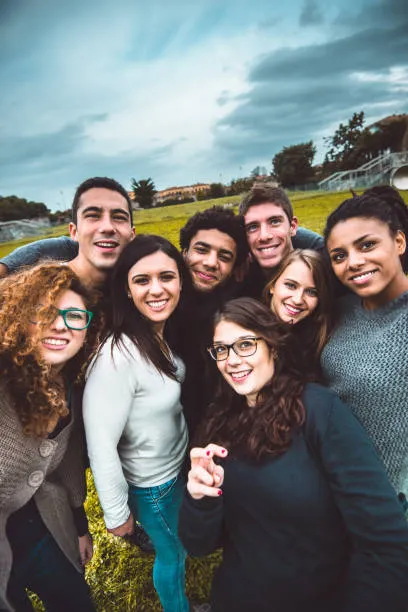
#> input picture Week3/face_img/group.webp, 408 x 612 px, found by its file name
$ python faceDetection.py
#> lines starting #> are read from the running program, lines starting #| are printed output that depends on the picture; after the words box and inside, x2 and y2 are one past the last pixel; in counts of white or black regions, pixels touching at a corner belong together
import cv2

def detect_faces(image_path):
    # Load the pre-trained Haar Cascade model for frontal faces
    face_cascade = cv2.CascadeClassifier(cv2.data.haarcascades + 'haarcascade_frontalface_default.xml')

    # Load the image and convert it to grayscale
    img = cv2.imread(image_path)
#> img is the input picture: shape (612, 408, 3); mean B, G, R 117.7, 118.9, 115.1
    if img is None:
        print("Error: Could not find image. Check your path!")
        return

    gray = cv2.cvtColor(img, cv2.COLOR_BGR2GRAY)
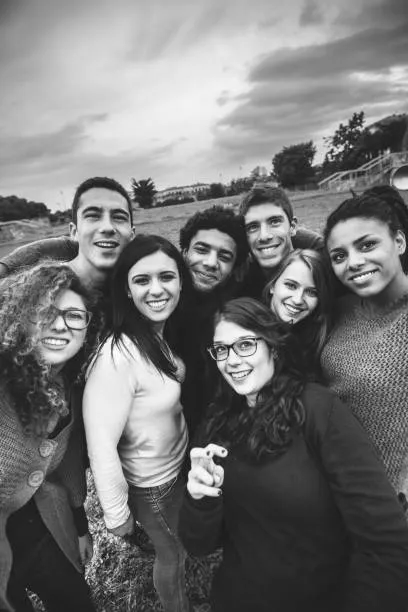
#> gray: shape (612, 408); min 10, max 255, mean 117.6

    # Detect the faces
    faces = face_cascade.detectMultiScale(gray, scaleFactor=1.1, minNeighbors=5, minSize=(30, 30))
#> faces = [[270, 266, 56, 56], [234, 202, 60, 60], [122, 429, 62, 62], [180, 227, 64, 64], [120, 252, 68, 68], [31, 291, 64, 64], [202, 320, 71, 71], [70, 187, 72, 72], [317, 221, 73, 73]]

    print(f"I found {len(faces)} face(s) in this image!")
#| I found 9 face(s) in this image!

    # Draw a blue rectangle around every face it found
    for (x, y, w, h) in faces:
        cv2.rectangle(img, (x, y), (x + w, y + h), (255, 0, 0), 3)

        # Add a little text label above the box
        cv2.putText(img, "Face Detected", (x, y - 10), cv2.FONT_HERSHEY_SIMPLEX, 0.8, (255, 0, 0), 2)
#> this loop made 9 passes
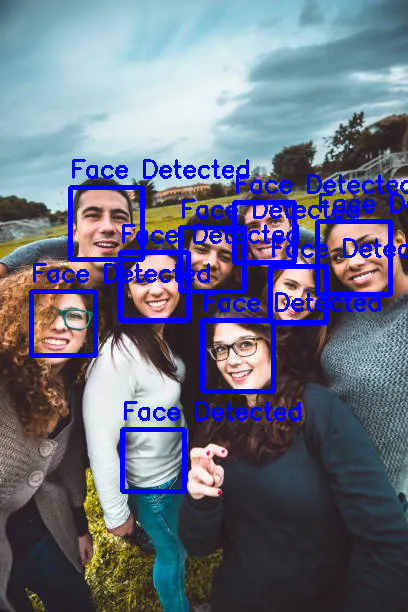
#> img: shape (612, 408, 3); 8.45% of pixels changed, all inside (x1, y1, x2, y2) = (29, 159, 408, 494)

    # Show the result
    cv2.imshow("Week 3: Face Detection", img)
    cv2.waitKey(0)
    cv2.destroyAllWindows()

if __name__ == "__main__":
    # Change this to the name of an image saved in your Week 3 folder!
    my_image = r"C:\Users\Piyush\Documents\cv_journey\Week3\face_img\group.webp"
    detect_faces(my_image)

$ run again, with Week3/face_img/bg.webp copied over Week3/face_img/group.webp
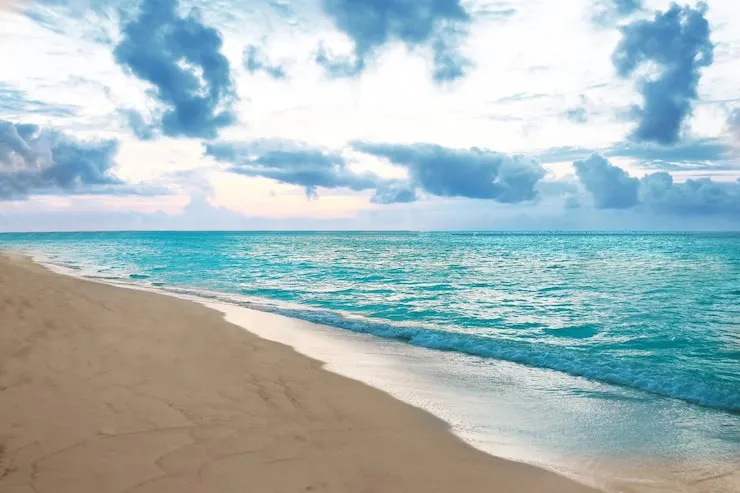
#> input picture Week3/face_img/bg.webp, 740 x 493 px, found by its file name
#> in detect_faces, img is the input picture: shape (493, 740, 3); mean B, G, R 189.2, 186.1, 165.7
#> in detect_faces, `gray = cv2.cvtColor(img, cv2.COLOR_BGR2GRAY)`:
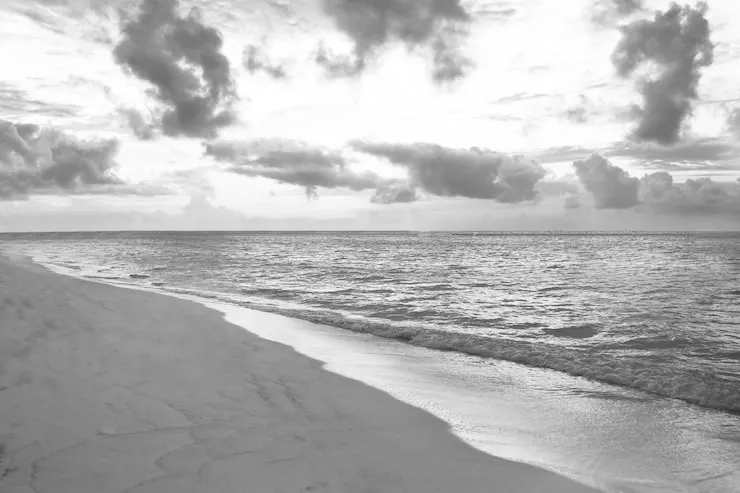
#> gray: shape (493, 740); min 48, max 255, mean 180.3
#> faces = ()
#| I found 0 face(s) in this image!

$ run again, with Week3/face_img/img1.webp copied over Week3/face_img/group.webp
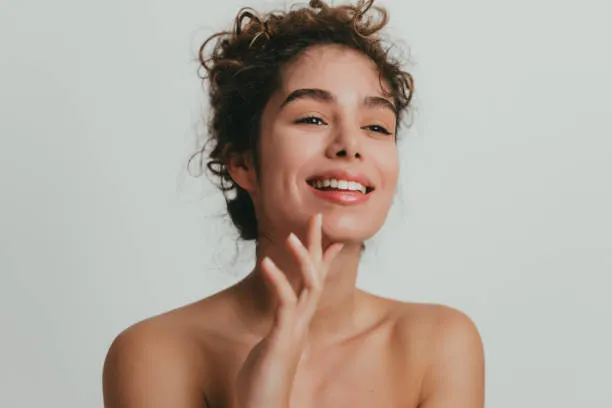
#> input picture Week3/face_img/img1.webp, 612 x 408 px, found by its file name
#> in detect_faces, img is the input picture: shape (408, 612, 3); mean B, G, R 160.2, 170.1, 180.4
#> in detect_faces, `gray = cv2.cvtColor(img, cv2.COLOR_BGR2GRAY)`:
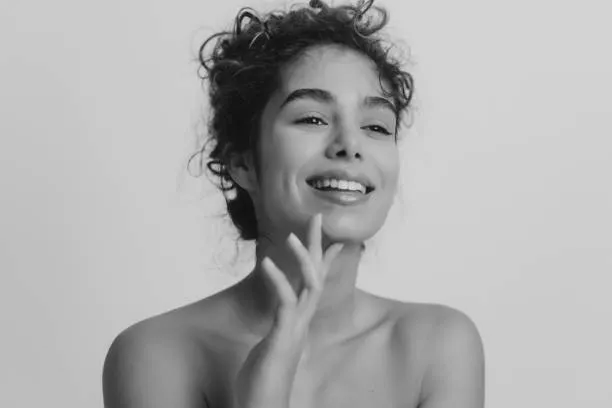
#> gray: shape (408, 612); min 6, max 224, mean 172.1
#> faces = [[259, 53, 169, 169]]
#| I found 1 face(s) in this image!
#> the loop in detect_faces, `for (x, y, w, h) in faces:` made 1 pass
#> after the loop in detect_faces, `for (x, y, w, h) in faces:`:
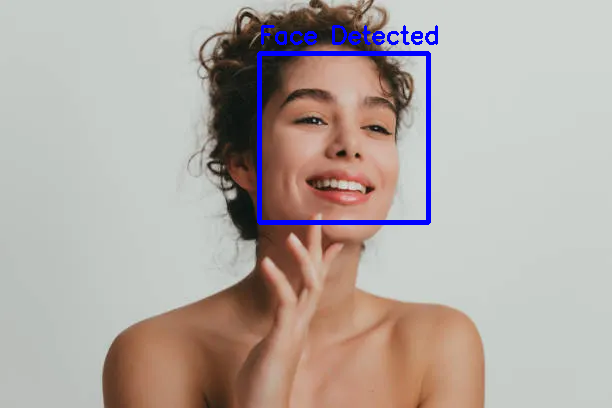
#> img: shape (408, 612, 3); 1.86% of pixels changed, all inside (x1, y1, x2, y2) = (257, 25, 438, 225)
